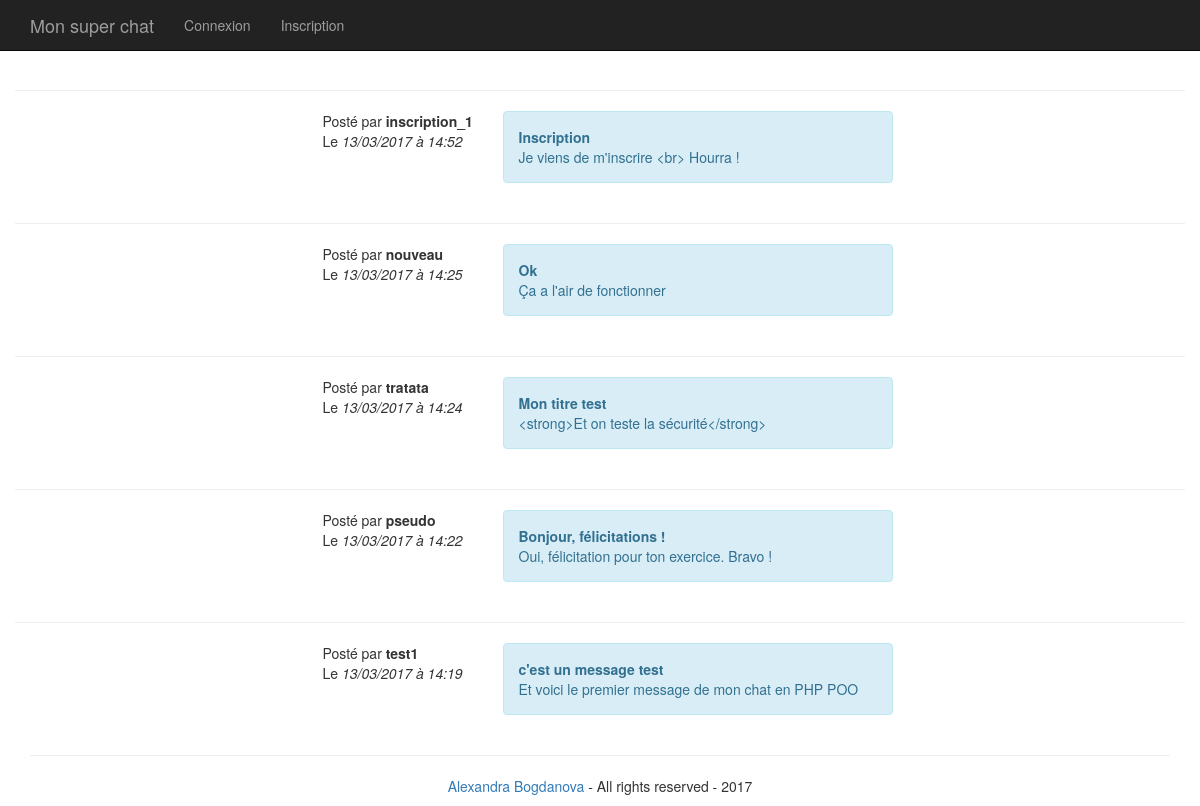
The page / on the database its author committed.
### tables this page shows
CREATE TABLE `message` (
  `id` int(3) NOT NULL,
  `idMembre` int(11) NOT NULL,
  `titre` varchar(255) NOT NULL,
  `message` text NOT NULL,
  `dateAjout` datetime NOT NULL
);

CREATE TABLE `membre1` (
  `id` int(3) NOT NULL,
  `pseudo` varchar(255) NOT NULL,
  `mot_de_passe` varchar(255) NOT NULL
);

### classes/Database.php (called while the page is built, shortened)
<?php
class Database{
	private static $_dbName = 'qes60591';
	private static $_dbUser = 'qes60591';
	private static $_dbPass = 'xVW8HiECnjf';
	private static $_dbHost = 'cl1-sql22';
	private static $_pdo;
	public static function getDatabase(){
		if(is_null(self::$_pdo)){
			$pdo = new PDO('mysql:host=' . self::$_dbHost . ';dbname=' .
				self::$_dbName . ';charset=utf8', self::$_dbUser, self::$_dbPass);
			$pdo->setAttribute(PDO::ATTR_ERRMODE, PDO::ERRMODE_EXCEPTION);
			self::$_pdo = $pdo;
		}
		return self::$_pdo;
	}
}

### classes/Manager.php (called while the page is built, shortened)
<?php
require 'Database.php';
class Manager{
	public function __construct(PDO $database){
		$this->database = $database;
	}
}

### classes/ManagerMessages.php (called while the page is built, shortened)
<?php
require 'Manager.php';
class ManagerMessages extends Manager{
	public function selectAllMessages(){
		$query = $this->database->query('SELECT message.id, message.idMembre, message.titre, message.message,
			DATE_FORMAT(message.dateAjout, \'%d/%m/%Y à %H:%i\') as dateAjout, membre1.pseudo, membre1.id
			FROM message
			INNER JOIN membre1 ON membre1.id = message.idMembre ORDER BY message.dateAjout DESC');
		return $query;
	}
}

### index.php (called while the page is built, shortened)
<?php
$content = "";
$messages = new ControllerMessages;
$content .= $messages->afficherMessages();
require 'template.php';

### classes/Message.php (called while the page is built, shortened)
<?php
class Message{
	private $_titre;
	private $_message;
	private $_dateAjout;
	private $_pseudo;
	public function hydrate(array $donnees){
		foreach($donnees as $key => $value){
			$methode = 'set' . ucfirst($key);
		}
	}
	public function titre(){
		return $this->_titre;
	}
	public function message(){
		return $this->_message;
	}
	public function dateAjout(){
		return $this->_dateAjout;
	}
	public function pseudo(){
		return $this->_pseudo;
	}
	public function setId($id){
		$id = (int) $id;
	}
	public function setIdMembre($idMembre){
		$idMembre = (int) $idMembre;
	}
	public function setTitre($titre){
		if(is_string($titre) && !empty($titre)){
			$this->_titre = $titre;
		}
	}
	public function setMessage($message){
		if(is_string($message)){
			$this->_message = $message;
		}
	}
	public function setDateAjout($date){
		$this->_dateAjout = $date;
	}
	public function setPseudo($pseudo){
		if(is_string($pseudo)){
			$this->_pseudo = $pseudo;
		}
	}
}

### classes/ControllerMessages.php (the view, shortened to what this page needs)
<?php
require 'Message.php';
require 'ManagerMessages.php';
class ControllerMessages{
	public function selectAllMessages(){
		$message = new ManagerMessages(Database::getDatabase());
		$messages = [];
		$query = $message->selectAllMessages();
		while($resultat = $query->fetch(PDO::FETCH_ASSOC)){
			$messages[] = new Message($resultat);
		}
		return $messages;
	}
	public function afficherMessages(){
		$affichageMessages = "";
		foreach($this->selectAllMessages() as $value){
			$affichageMessages .= '<div class="row">';
			$affichageMessages .= '<hr>';
			$affichageMessages .= '<div class="col-sm-offset-3 col-sm-2">';
			$affichageMessages .= 'Posté par <strong>' . htmlentities($value->pseudo()) . '</strong><br>';
			$affichageMessages .= 'Le <i>' . htmlentities($value->dateAjout()) . '</i>';
			$affichageMessages .= '</div>';
			$affichageMessages .= '<div class="col-sm-4 alert alert-info">';
			$affichageMessages .= '<strong>' . htmlentities($value->titre()) . '</strong><br>';
			$affichageMessages .= htmlentities($value->message());
			$affichageMessages .= '</div>';
			$affichageMessages .= '</div>';
		}
		return $affichageMessages;
	}
}

### template.php (shortened to what this page needs)
<!DOCTYPE html>
<html lang="fr">
  <head>
    <link href="https://maxcdn.bootstrapcdn.com/bootstrap/3.3.7/css/bootstrap.min.css" rel="stylesheet">
  </head>
  <body>
  	<header>
	    <nav class="navbar navbar-inverse navbar-fixed-top">
	      <div class="container">
	        <div class="navbar-header">
	          <a class="navbar-brand" href="index.php">Mon super chat</a>
	          <ul class="nav navbar-nav">
              <?php
                if(!isset($_SESSION['membre'])){
              ?>
  		          <li><a href="connexion.php">Connexion</a></li>
  		          <li><a href="inscription.php">Inscription</a></li>
              <?php
              } else {
              ?>
                <li><a href="deconnexion.php">Déconnexion</a></li>
              <?php
              }
              ?>
	          </ul>
	        </div>
	      </div>
	    </nav>
    </header>
    <div class="container">
      <div class="starter-template" style="padding-top:70px;">
      <?= $content; ?>
      </div>
      <div class="row"><div class="col-sm-12"><hr></div></div>
    </div>
  <footer>
    <div class="container">
    	<div class="row">
    		<div class="col-sm-12">
    			<p class="text-center"><a href="#">Alexandra Bogdanova</a> - All rights reserved - 2017</p>
    		</div>
    	</div>
    </div>
  </footer>
  </body>
</html>

### rows shown on the page
message: membre1.pseudo "inscription_1", dateAjout "13/03/2017 à 14:52", titre "Inscription", value "Je viens de m'inscrire <br> Hourra !"
message: membre1.pseudo "nouveau", dateAjout "13/03/2017 à 14:25", titre "Ok", value "Ça a l'air de fonctionner"
message: membre1.pseudo "tratata", dateAjout "13/03/2017 à 14:24", titre "Mon titre test", value "<strong>Et on teste la sécurité</strong>"
message: membre1.pseudo "pseudo", dateAjout "13/03/2017 à 14:22", titre "Bonjour, félicitations !", value "Oui, félicitation pour ton exercice. Bravo !"
message: membre1.pseudo "test1", dateAjout "13/03/2017 à 14:19", titre "c'est un message test", value "Et voici le premier message de mon chat en PHP POO"
